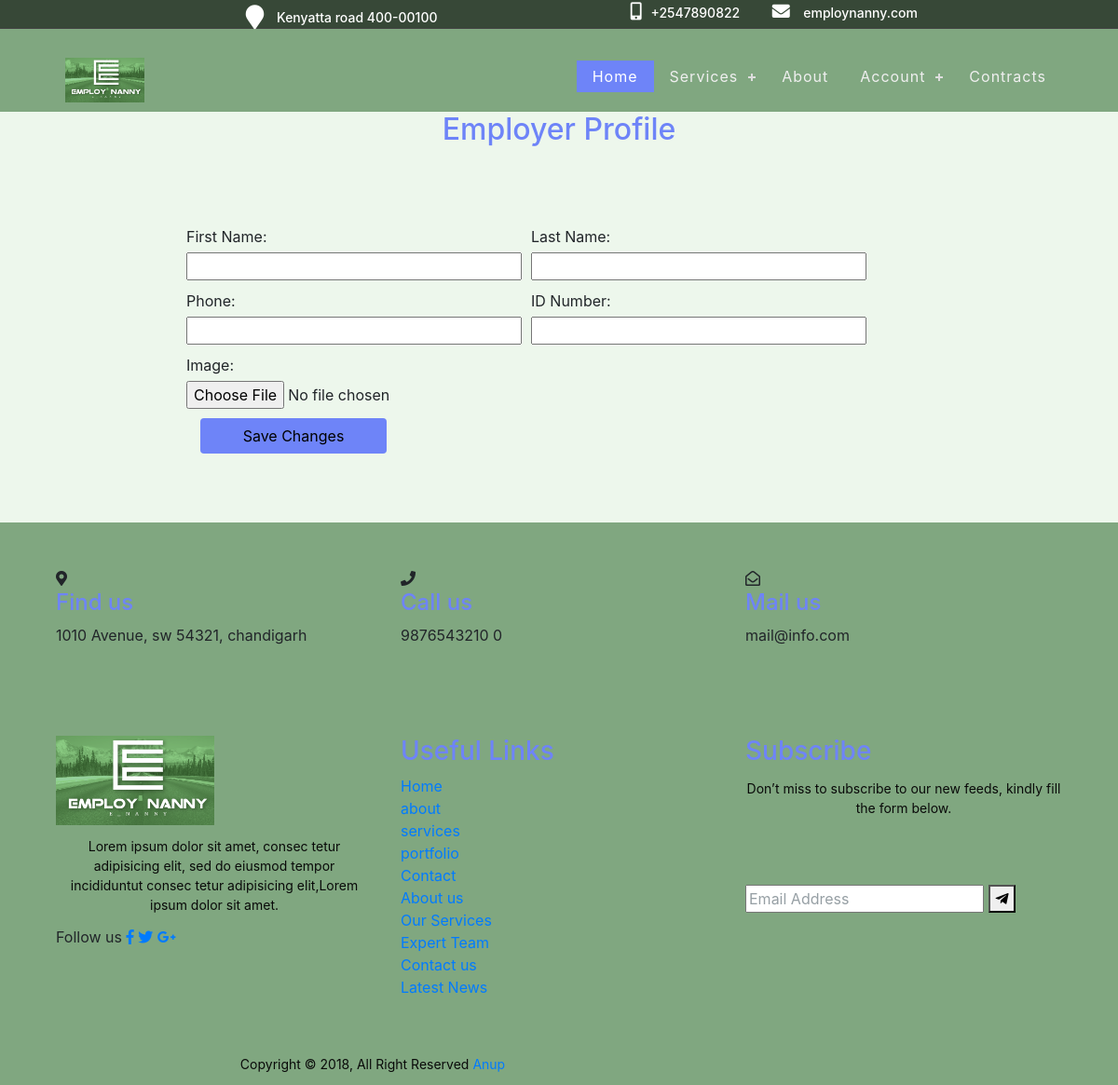
/auth/update_employer_profile (signed in), run on an earlier commit of the app's database.
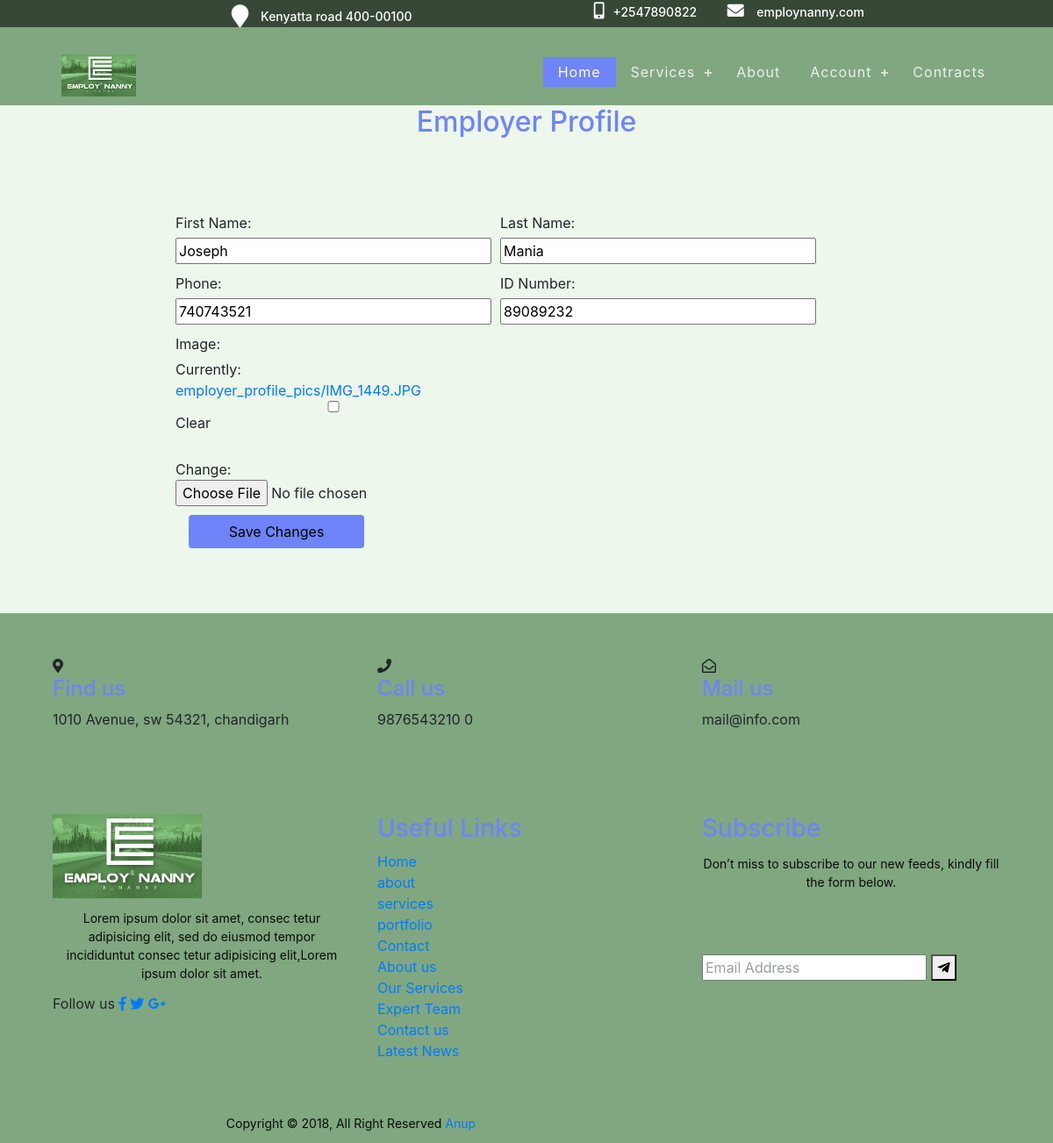
And on a later commit of the database.
### users/models.py (models this page shows, shortened)
class EmployerProfile(models.Model):
    user = models.OneToOneField(User, on_delete=models.CASCADE)
    first_name = models.CharField(max_length=100)
    last_name = models.CharField(max_length=100)
    phone = models.IntegerField(default=0)
    id_number = models.IntegerField(default=0)
    date_joined = models.DateTimeField(auto_now_add=True)
    image = models.ImageField(default='default.jpg',
                              upload_to='employer_profile_pics')

### users/views.py (the view)
# urls.py: path('update_employer_profile', views.update_employer_profile,
@login_required
def update_employer_profile(request):
    try:
        profile = EmployerProfile.objects.get(user=request.user)
    except EmployerProfile.DoesNotExist:
        profile = None
    if request.method == 'POST':
        form = EmployerProfileForm(
            request.POST, request.FILES, instance=profile)
        if form.is_valid():
            profile = form.save(commit=False)
            profile.user = request.user
            profile.save()
            return redirect('employer_profile')
        else:
            print(form.errors)
    else:
        form = EmployerProfileForm(instance=profile)
    context = {'form': form}
    return render(request, 'users/update_employer_profile.html', context)

### users/form.py
class EmployerProfileForm(forms.ModelForm):
    phone = forms.IntegerField(required=True)
    id_number = forms.IntegerField(required=True)
    image = forms.ImageField(required=False, label='Upload a profile picture')
    class Meta:
        model = EmployerProfile
        fields = "__all__"
        exclude = ('user', 'date_joined')

### users/templates/users/update_employer_profile.html (shortened to what this page needs)
{% extends 'jobapp/base.html' %}
{% block content %}
  {% load static %}
  <div class="employer_profile">
    <h2 class="employer_profile_h2" style="text-align: center">
      Employer Profile
    </h2>
    <div class="container my-4 employer_profile">
      <form method="POST" enctype="multipart/form-data">
        <div class="row">
          <div class="form-group">
            <label for="{{ form.first_name.id_for_label }}">First Name:</label>
            {{ form.first_name }}
          </div>
          <div class="form-group">
            <label for="{{ form.last_name.id_for_label }}">Last Name:</label>
            {{ form.last_name }}
          </div>
          <div class="form-group">
            <label for="{{ form.phone.id_for_label }}">Phone:</label>
            {{ form.phone }}
          </div>
          <div class="form-group">
            <label for="{{ form.id_number.id_for_label }}">ID Number:</label>
            {{ form.id_number }}
          </div>
          <div class="form-group">
            <label for="{{ form.image.id_for_label }}">Image:</label>
            {{ form.image }}
          </div>
        </div>
        <button type="submit" class="btn submit_btn" style="background-color: rgb(110, 132, 248); width: 200px; margin-bottom: 50px;">
          Save Changes
        </button>
      </form>
    </div>
  </div>
{% endblock %}

What changed in the data, as far as the page shows it:
added EmployerProfile: first_name "Joseph", last_name "Mania", phone "740743521", id_number "89089232"
Also different on the page:
form field image: (not shown) → "☐"
text now shown: "Currently: employer_profile_pics/IMG_1449.JPG Clear Change:"
